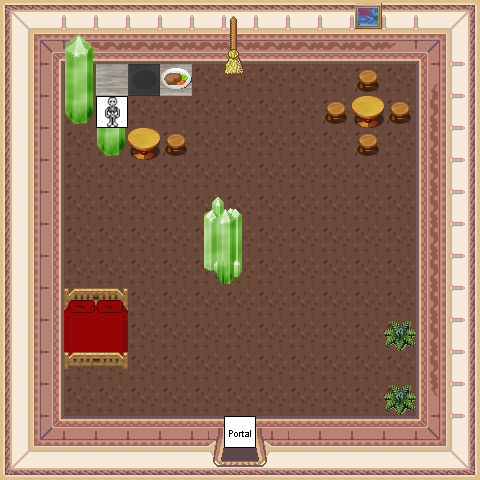

The image is a tile-based game level rendered from a .tmx file. Its description and source (layers, tilesets, objects; grid data summarised) follow:
An orthogonal 15x15 tile map with 32x32 px tiles, 5 tile layers (0_floor, 1_terrain, 2_object, 3_roof, ...), 2 hidden layers not drawn, 17 tilesets.

<map version="1.2" tiledversion="1.2.5" orientation="orthogonal" renderorder="right-down" width="15" height="15" tilewidth="32" tileheight="32" infinite="0" nextlayerid="8" nextobjectid="1">
 <tileset firstgid="1" name="ground/brown_2" tilewidth="32" tileheight="32" tilecount="2" columns="1">
  <image source="../../tileset/ground/brown_2.png" width="32" height="64" />
 </tileset>
 <tileset firstgid="3" name="building/wall/int_wall_fancy_purple" tilewidth="32" tileheight="32" tilecount="12" columns="4">
  <image source="../../tileset/building/wall/int_wall_fancy_purple.png" width="128" height="96" />
 </tileset>
 <tileset firstgid="15" name="building/wall/int_wall_purple" tilewidth="32" tileheight="32" tilecount="20" columns="2">
  <image source="../../tileset/building/wall/int_wall_purple.png" width="64" height="320" />
 </tileset>
 <tileset firstgid="35" name="building/wall/int_wall_pale" tilewidth="32" tileheight="32" tilecount="16" columns="2">
  <image source="../../tileset/building/wall/int_wall_pale.png" width="64" height="256" />
 </tileset>
 <tileset firstgid="51" name="building/entrance/pale_red_ns" tilewidth="32" tileheight="32" tilecount="36" columns="9">
  <image source="../../tileset/building/entrance/pale_red_ns.png" width="288" height="128" />
 </tileset>
 <tileset firstgid="87" name="furniture/table/wooden_pale" tilewidth="32" tileheight="32" tilecount="1" columns="1">
  <image source="../../tileset/furniture/table/wooden_pale.png" width="32" height="32" />
 </tileset>
 <tileset firstgid="88" name="furniture/chair/stool" tilewidth="32" tileheight="32" tilecount="1" columns="1">
  <image source="../../tileset/furniture/chair/stool.png" width="32" height="32" />
 </tileset>
 <tileset firstgid="89" name="furniture/picture/small" tilewidth="32" tileheight="32" tilecount="3" columns="3">
  <image source="../../tileset/furniture/picture/small.png" width="96" height="32" />
 </tileset>
 <tileset firstgid="92" name="furniture/table/table_with_hob_pale" tilewidth="32" tileheight="32" tilecount="3" columns="3">
  <image source="../../tileset/furniture/table/table_with_hob_pale.png" width="96" height="32" />
 </tileset>
 <tileset firstgid="95" name="item/brush" tilewidth="32" tileheight="32" tilecount="3" columns="1">
  <image source="../../tileset/item/brush.png" width="32" height="96" />
 </tileset>
 <tileset firstgid="98" name="item/food/meals_1" tilewidth="32" tileheight="32" tilecount="2" columns="2">
  <image source="../../tileset/item/food/meals_1.png" width="64" height="32" />
 </tileset>
 <tileset firstgid="100" name="plant/bush/blue_green" tilewidth="32" tileheight="32" tilecount="1" columns="1">
  <image source="../../tileset/plant/bush/blue_green.png" width="32" height="32" />
 </tileset>
 <tileset firstgid="101" name="ground/rock/green_crystal" tilewidth="32" tileheight="32" tilecount="9" columns="3">
  <image source="../../tileset/ground/rock/green_crystal.png" width="96" height="96" />
 </tileset>
 <tileset firstgid="110" name="logic/portal" tilewidth="32" tileheight="32" tilecount="16" columns="8">
  <image source="../../tileset/logic/portal.png" width="256" height="64" />
 </tileset>
 <tileset firstgid="126" name="logic/collision" tilewidth="32" tileheight="32" tilecount="1" columns="1">
  <image source="../../tileset/logic/collision.png" width="32" height="32" />
 </tileset>
 <tileset firstgid="127" name="furniture/bed/double_red" tilewidth="32" tileheight="32" tilecount="8" columns="2">
  <image source="../../tileset/furniture/bed/double_red.png" width="64" height="128" />
 </tileset>
 <tileset firstgid="135" name="logic/creature/undead_skeleton" tilewidth="32" tileheight="32" tilecount="6" columns="6">
  <image source="../../tileset/logic/creature/undead_skeleton.png" width="192" height="32" />
 </tileset>
 <layer id="1" name="0_floor" width="15" height="15">
  <data>[225 cells, 225 non-empty, 1 distinct tile ids]</data>
 </layer>
 <layer id="2" name="1_terrain" width="15" height="15">
  <data>[225 cells, 111 non-empty, 37 distinct tile ids]</data>
 </layer>
 <layer id="3" name="2_object" width="15" height="15">
  <data>[225 cells, 24 non-empty, 17 distinct tile ids]</data>
 </layer>
 <layer id="4" name="3_roof" width="15" height="15">
  <data>[225 cells, 3 non-empty, 3 distinct tile ids]</data>
 </layer>
 <layer id="5" name="objects" width="15" height="15">
  <data>[225 cells, 2 non-empty, 2 distinct tile ids]</data>
 </layer>
 <layer id="6" name="collision" width="15" height="15" visible="0" opacity="0.44">
  <data>[225 cells, 120 non-empty, 1 distinct tile ids]</data>
 </layer>
 <layer id="7" name="protection" width="15" height="15" visible="0">
  <data>[225 cells, 0 non-empty, 0 distinct tile ids]</data>
 </layer>
</map>
